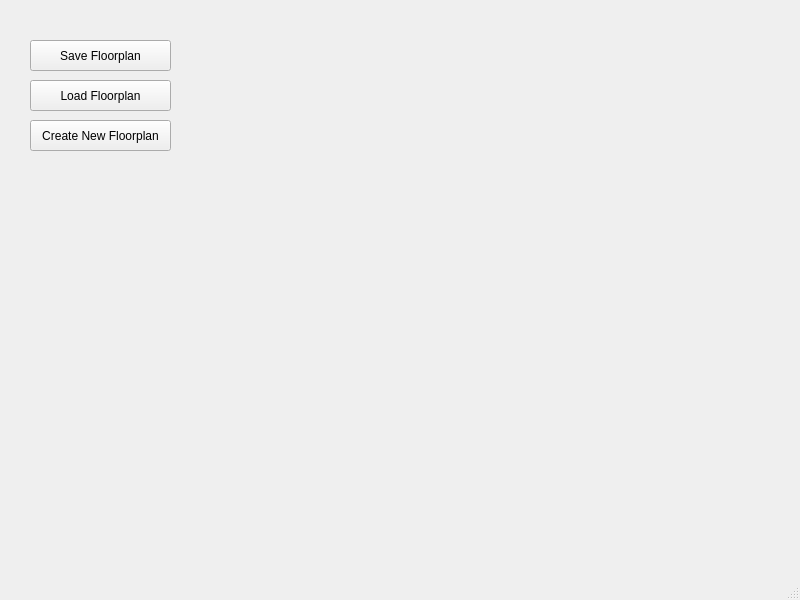
<?xml version="1.0" encoding="UTF-8"?>
<ui version="4.0">
 <class>FPDWindow</class>
 <widget class="QMainWindow" name="FPDWindow">
  <property name="geometry">
   <rect>
    <x>0</x>
    <y>0</y>
    <width>800</width>
    <height>600</height>
   </rect>
  </property>
  <property name="windowTitle">
   <string>MainWindow</string>
  </property>
  <widget class="QWidget" name="centralwidget">
   <widget class="QPushButton" name="saveFloorplanButton">
    <property name="geometry">
     <rect>
      <x>30</x>
      <y>40</y>
      <width>141</width>
      <height>31</height>
     </rect>
    </property>
    <property name="text">
     <string>Save Floorplan</string>
    </property>
   </widget>
   <widget class="QPushButton" name="loadFloorplanButton">
    <property name="geometry">
     <rect>
      <x>30</x>
      <y>80</y>
      <width>141</width>
      <height>31</height>
     </rect>
    </property>
    <property name="text">
     <string>Load Floorplan</string>
    </property>
   </widget>
   <widget class="QPushButton" name="newFloorplanButton">
    <property name="geometry">
     <rect>
      <x>30</x>
      <y>120</y>
      <width>141</width>
      <height>31</height>
     </rect>
    </property>
    <property name="text">
     <string>Create New Floorplan</string>
    </property>
   </widget>
  </widget>
  <widget class="QStatusBar" name="statusbar"/>
 </widget>
 <resources/>
 <connections/>
</ui>
